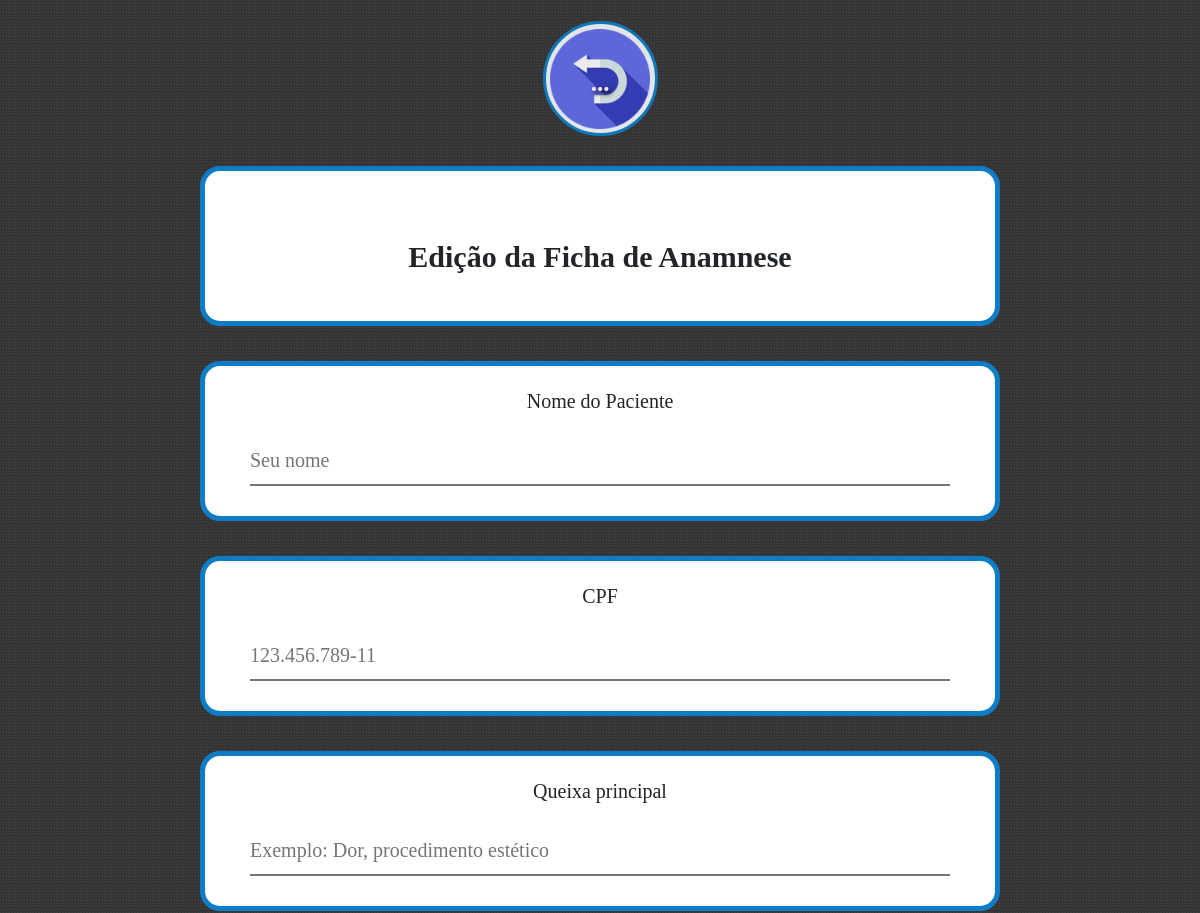
The app's page /php/editar_dados/editar_anamnese.php?CPF=555.555.555-55 (upper part), older data.
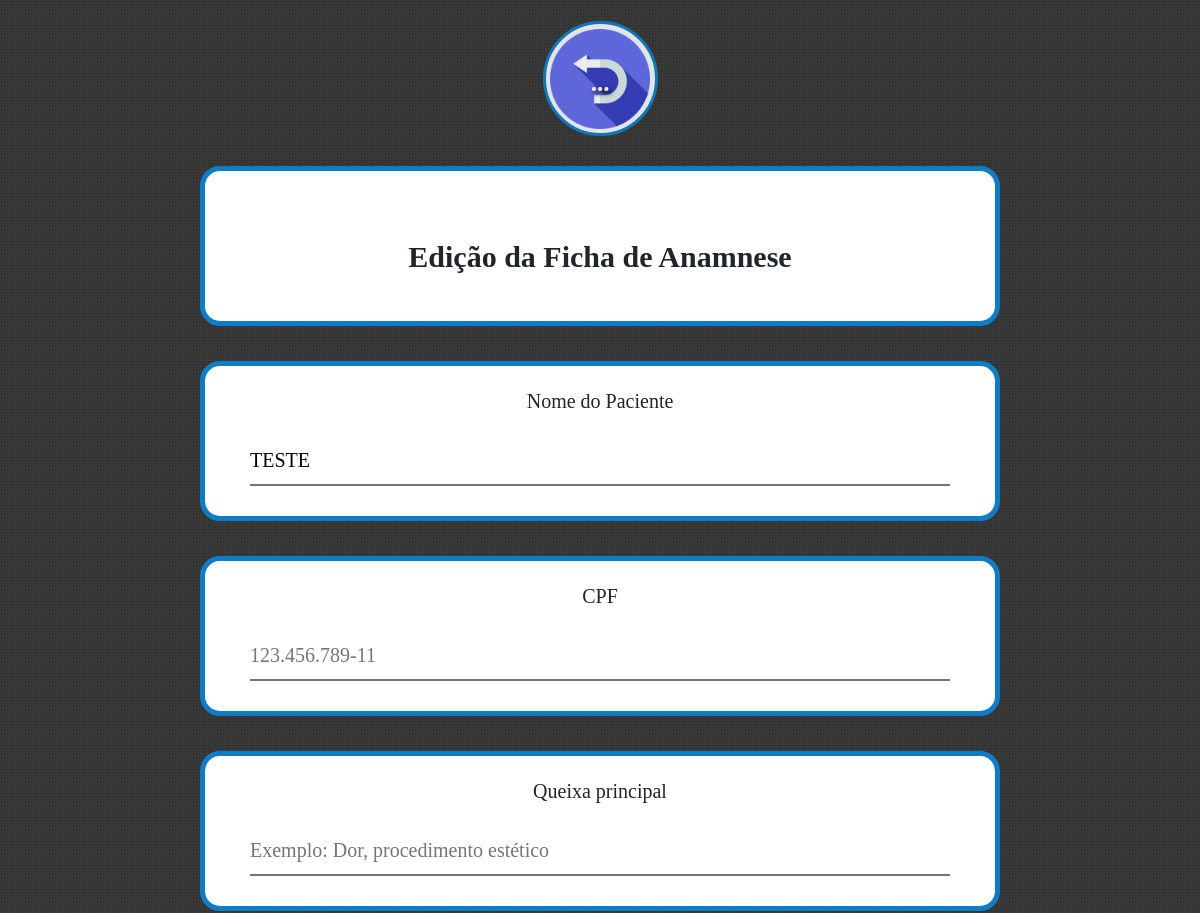
The same page, newer data.
### tables this page shows
CREATE TABLE `dados_paciente` (
  `id_pac` int(11) NOT NULL,
  `CPF` varchar(14) DEFAULT NULL,
  `nome` varchar(40) DEFAULT NULL,
  `celular` varchar(14) DEFAULT NULL,
  `idade` varchar(10) DEFAULT NULL,
  `estado_civil` varchar(30) DEFAULT NULL,
  `email` varchar(40) DEFAULT NULL,
  `work` varchar(40) DEFAULT NULL,
  `gender` varchar(10) DEFAULT NULL,
  `convenio` varchar(20) DEFAULT NULL,
  `CEP` varchar(20) DEFAULT NULL,
  `ad_number` varchar(10) DEFAULT NULL,
  `street` varchar(40) DEFAULT NULL,
  `district` varchar(40) DEFAULT NULL,
  `city` varchar(40) DEFAULT NULL,
  `state` varchar(10) DEFAULT NULL,
  `criado` varchar(30) DEFAULT NULL,
  `modificado` varchar(30) DEFAULT NULL
);

### php/editar_dados/editar_anamnese.php (the view, shortened to what this page needs)
<?php
    include_once("conexao.php");
    $CPF = filter_input(INPUT_GET, 'CPF');
    $result_usuario = "SELECT * FROM dados_anamnese WHERE CPF = '$CPF'";
    $resultado_usuario = mysqli_query($conn, $result_usuario);
    $row_usuario = mysqli_fetch_assoc($resultado_usuario);
    $result_usuario2 = "SELECT * FROM dados_paciente WHERE CPF = '$CPF'";
    $resultado_usuario2 = mysqli_query($conn, $result_usuario2);
    $row_usuario2 = mysqli_fetch_assoc($resultado_usuario2);
?>
<html>
    <head>
        <?php include "./header.php"; ?>
	</head>
<body>
    <div class="top">
    </div>
    <div class="middle">
        <div id="home-dashboard">
            <?php include "menu.php"; ?>
            <div id="information" class="form-group">
                <p> Edição da Ficha de Anamnese </p>
            </div>
            <form method="POST"	action="./proc_edit_anamnese.php">
                <div class="form-group">
                    <div class="question">
                        <p2>Nome do Paciente</p2>
                    </div>
                    <div class="answer">
                        <input type="text" name="nome" placeholder="Seu nome" value="<?php echo $row_usuario2['nome']; ?>" readonly/>
                    </div>
                </div>
                <div class="form-group">
                    <div class="question">
                        <p2>CPF</p2>
                    </div>
                    <div class="answer">
                        <input type="text" name="CPF" placeholder="123.456.789-11" value="<?php echo $row_usuario['CPF']; ?>" maxlength="14" onkeypress="formatar_mascara(this,'###.###.###-##')" readonly/>
                    </div>
                </div>
                <div class="form-group">
                    <div class="question">
                        <p2>Queixa principal</p2>
                    </div>
                    <div class="answer">
                        <input type="text" name="problem" placeholder="Exemplo: Dor, procedimento estético" value="<?php echo $row_usuario['problem']; ?>"/>
                    </div>
                </div>
                </div>
        </div>
</body>
</html>

Row changes from the older to the newer data that the page shows:
now on this page (row edited): dados_paciente: nome "TESTE"
